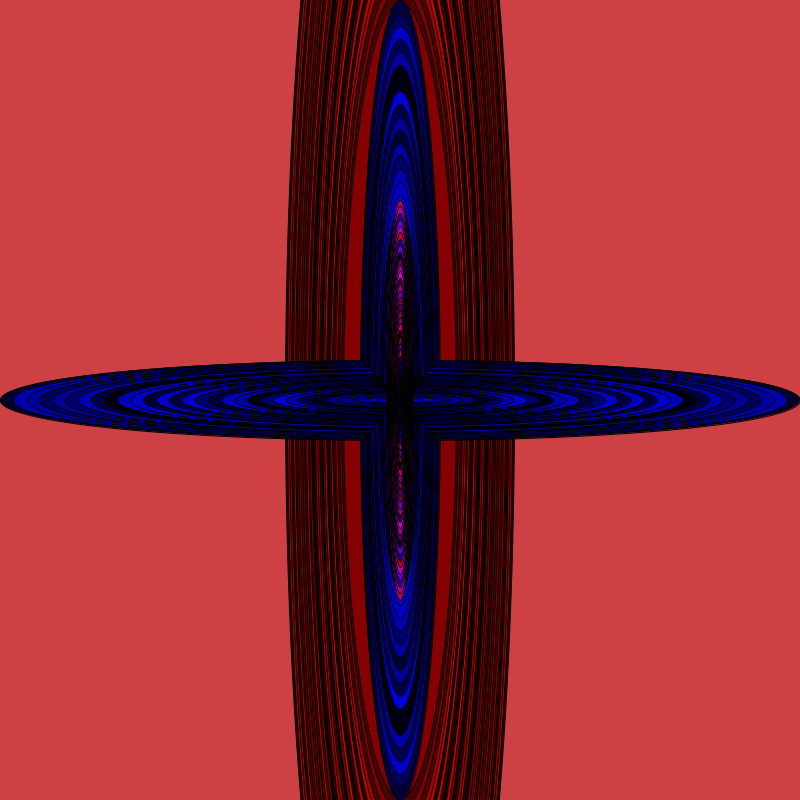
Frame 1 (no input)
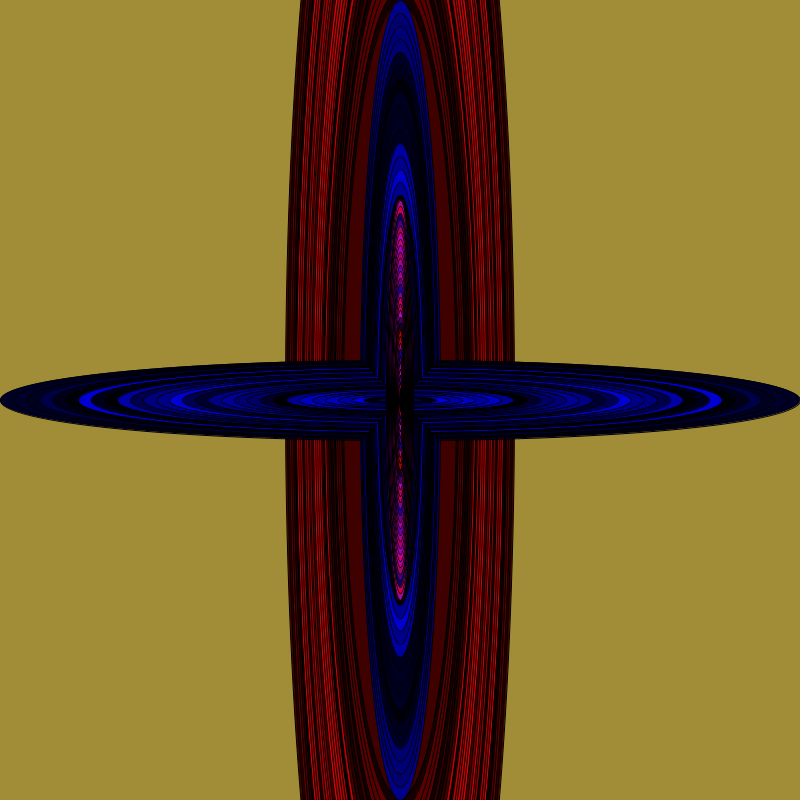
Frame 60 (the mouse pressed at the canvas centre just before this capture)
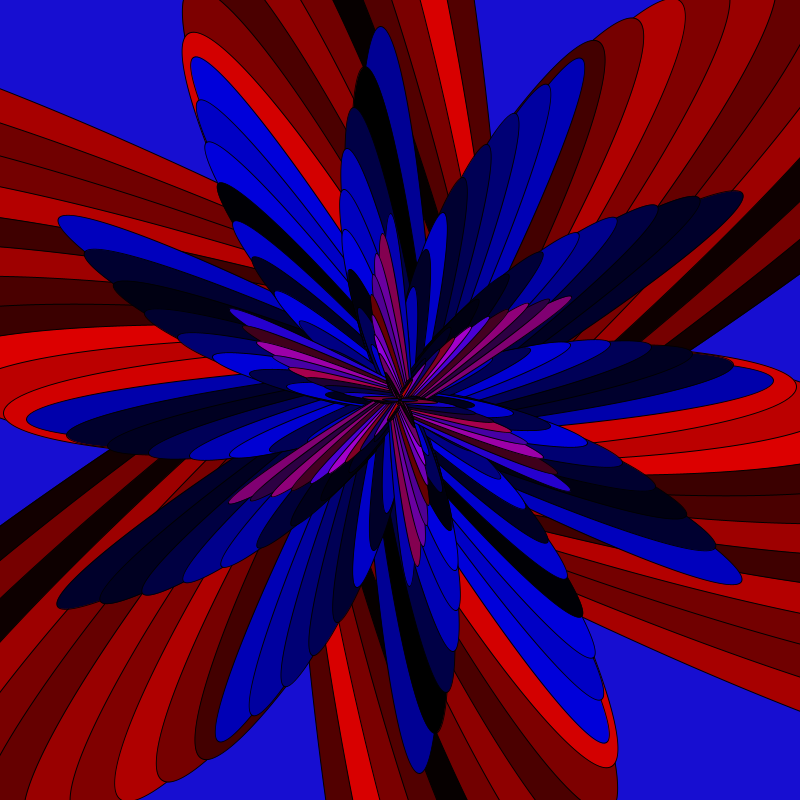
Frame 120 (the mouse held since frame 60 and released just before this capture)

The Processing sketch that drew these frames (run headless with seeded random() and noise(); from frame 60 on, the mouse is pressed at the canvas centre):

// Processing sketch: OriginalFractal
// ── OriginalFractal.pde
void setup(){
    size (800, 800);
}

float angle = 0;
void draw(){
  background((float)Math.random()*225, (float)Math.random()*225, (float)Math.random()*225);
  drawTri(width/2, height/2, 1600, angle);
  drawPropeller(width/2, height/2, 800, angle);
  drawUno(width/2, height/2, 400, angle);
  if(mousePressed)
    angle++;
}

void drawPropeller(float x, float y, float leng, float ang) {
  pushMatrix();
  translate(x,y);
  rotate(radians(ang));
  fill(0,0,(float)Math.random()*225);
  ellipse(0,0,leng/10,leng);
  fill(0,0,(float)Math.random()*225);
  ellipse(0,0,leng,leng/10);
  if(leng>=5) {
    drawPropeller(0,0, leng-26, ang++);


  }
  popMatrix();
}
void drawTri(float x, float y, float leng, float ang) {
  pushMatrix();
  translate(x,y);
  rotate(radians(ang));
  fill((float)Math.random()*225,0,0);
  ellipse(0,0,leng/7, leng); 
  if(leng>=800) {
    drawTri(0,0, leng-26, ang++);


  }
  popMatrix();
}
void drawUno(float x, float y, float leng, float ang) {
  pushMatrix();
  translate(x,y);
  rotate(radians(ang));
  fill((float)Math.random()*225,0,(float)Math.random()*225);
  ellipse(0,0,leng/15, leng); 
  if(leng>=0) {
    drawUno(0,0, leng-13, ang++);


  }
  popMatrix();
}
